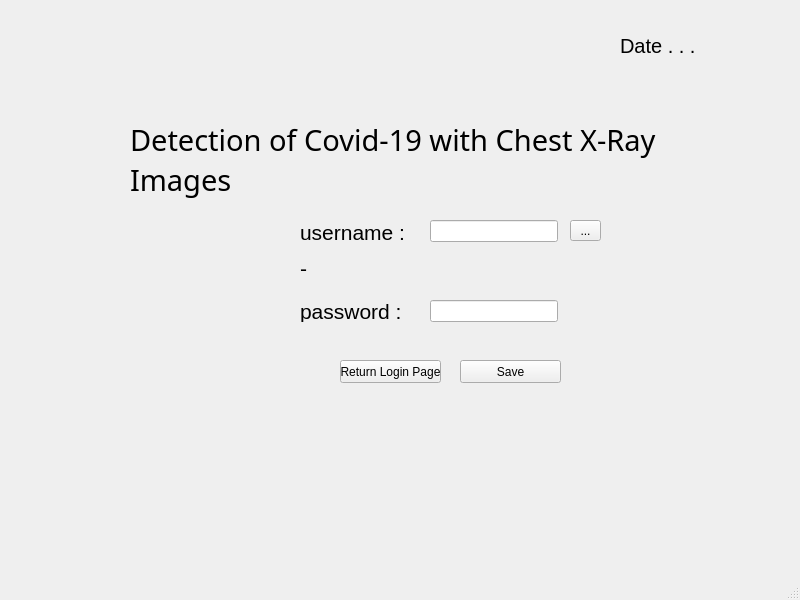
<?xml version="1.0" encoding="UTF-8"?>
<ui version="4.0">
 <class>MainWindow</class>
 <widget class="QMainWindow" name="MainWindow">
  <property name="geometry">
   <rect>
    <x>0</x>
    <y>0</y>
    <width>800</width>
    <height>600</height>
   </rect>
  </property>
  <property name="windowTitle">
   <string>MainWindow</string>
  </property>
  <widget class="QWidget" name="centralwidget">
   <widget class="QLabel" name="label">
    <property name="geometry">
     <rect>
      <x>620</x>
      <y>30</y>
      <width>141</width>
      <height>31</height>
     </rect>
    </property>
    <property name="font">
     <font>
      <family>Microsoft Sans Serif</family>
      <pointsize>15</pointsize>
     </font>
    </property>
    <property name="text">
     <string>Date . . .</string>
    </property>
   </widget>
   <widget class="QLabel" name="label_title">
    <property name="geometry">
     <rect>
      <x>130</x>
      <y>110</y>
      <width>561</width>
      <height>100</height>
     </rect>
    </property>
    <property name="font">
     <font>
      <family>Script MT Bold</family>
      <pointsize>22</pointsize>
      <weight>50</weight>
      <italic>false</italic>
      <bold>false</bold>
     </font>
    </property>
    <property name="autoFillBackground">
     <bool>false</bool>
    </property>
    <property name="text">
     <string>Detection of Covid-19 with Chest X-Ray Images</string>
    </property>
    <property name="textFormat">
     <enum>Qt::AutoText</enum>
    </property>
    <property name="scaledContents">
     <bool>false</bool>
    </property>
    <property name="wordWrap">
     <bool>true</bool>
    </property>
   </widget>
   <widget class="QLineEdit" name="lineEdit_2">
    <property name="geometry">
     <rect>
      <x>430</x>
      <y>300</y>
      <width>128</width>
      <height>22</height>
     </rect>
    </property>
   </widget>
   <widget class="QLabel" name="label_username">
    <property name="geometry">
     <rect>
      <x>300</x>
      <y>220</y>
      <width>125</width>
      <height>25</height>
     </rect>
    </property>
    <property name="font">
     <font>
      <family>Microsoft Sans Serif</family>
      <pointsize>16</pointsize>
      <weight>50</weight>
      <bold>false</bold>
     </font>
    </property>
    <property name="text">
     <string>username :</string>
    </property>
   </widget>
   <widget class="QLineEdit" name="lineEdit">
    <property name="geometry">
     <rect>
      <x>430</x>
      <y>220</y>
      <width>128</width>
      <height>22</height>
     </rect>
    </property>
   </widget>
   <widget class="QLabel" name="label_password">
    <property name="geometry">
     <rect>
      <x>300</x>
      <y>300</y>
      <width>107</width>
      <height>22</height>
     </rect>
    </property>
    <property name="font">
     <font>
      <family>Microsoft Sans Serif</family>
      <pointsize>16</pointsize>
      <weight>50</weight>
      <bold>false</bold>
     </font>
    </property>
    <property name="text">
     <string>password :</string>
    </property>
   </widget>
   <widget class="QPushButton" name="saveButton">
    <property name="geometry">
     <rect>
      <x>460</x>
      <y>360</y>
      <width>101</width>
      <height>23</height>
     </rect>
    </property>
    <property name="text">
     <string>Save</string>
    </property>
    <property name="icon">
     <iconset>
      <normaloff>../imgs/checked.png</normaloff>../imgs/checked.png</iconset>
    </property>
    <property name="iconSize">
     <size>
      <width>30</width>
      <height>20</height>
     </size>
    </property>
    <property name="checkable">
     <bool>false</bool>
    </property>
    <property name="autoRepeat">
     <bool>false</bool>
    </property>
    <property name="autoExclusive">
     <bool>false</bool>
    </property>
   </widget>
   <widget class="QPushButton" name="ReturnButton">
    <property name="geometry">
     <rect>
      <x>340</x>
      <y>360</y>
      <width>101</width>
      <height>23</height>
     </rect>
    </property>
    <property name="text">
     <string>Return Login Page</string>
    </property>
   </widget>
   <widget class="QToolButton" name="toolButton">
    <property name="geometry">
     <rect>
      <x>570</x>
      <y>220</y>
      <width>31</width>
      <height>21</height>
     </rect>
    </property>
    <property name="text">
     <string>...</string>
    </property>
   </widget>
   <widget class="QLabel" name="label_2">
    <property name="geometry">
     <rect>
      <x>300</x>
      <y>260</y>
      <width>291</width>
      <height>16</height>
     </rect>
    </property>
    <property name="font">
     <font>
      <family>Microsoft Sans Serif</family>
      <pointsize>16</pointsize>
     </font>
    </property>
    <property name="text">
     <string>-</string>
    </property>
   </widget>
  </widget>
  <widget class="QMenuBar" name="menubar">
   <property name="geometry">
    <rect>
     <x>0</x>
     <y>0</y>
     <width>800</width>
     <height>21</height>
    </rect>
   </property>
  </widget>
  <widget class="QStatusBar" name="statusbar"/>
 </widget>
 <resources/>
 <connections/>
</ui>
